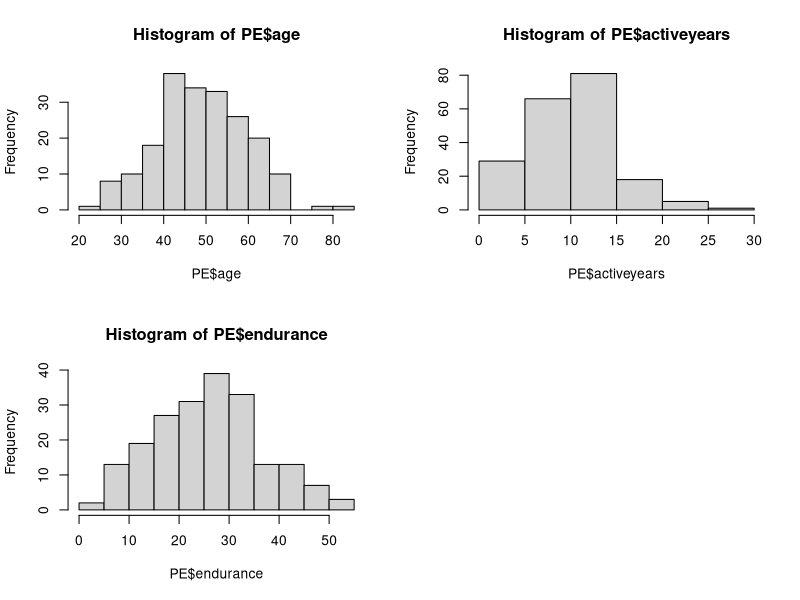
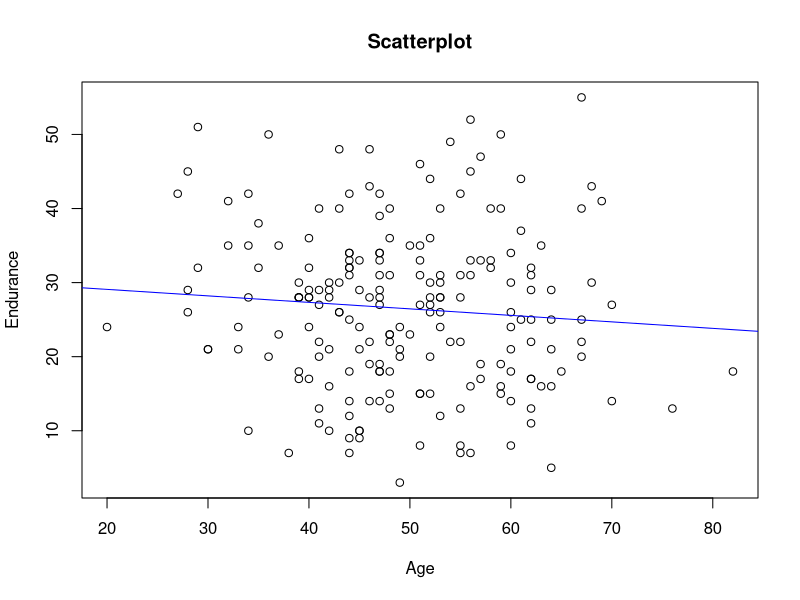
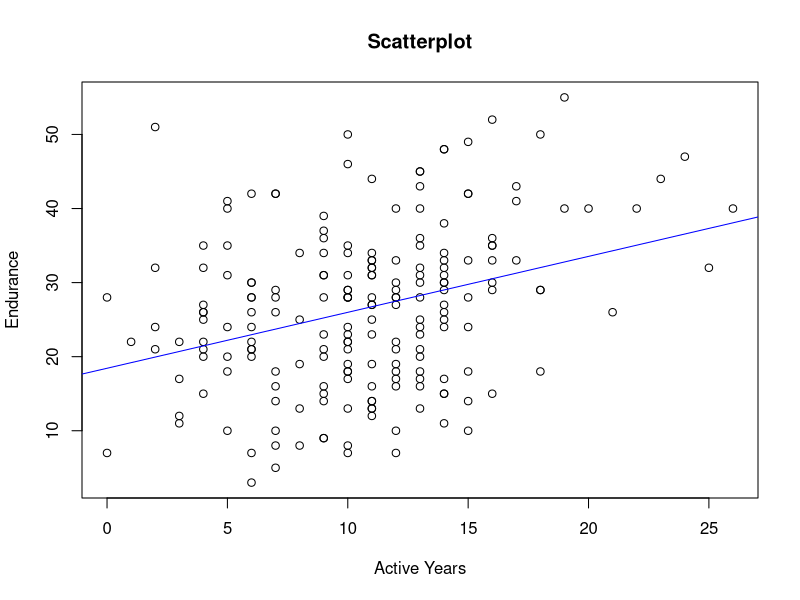
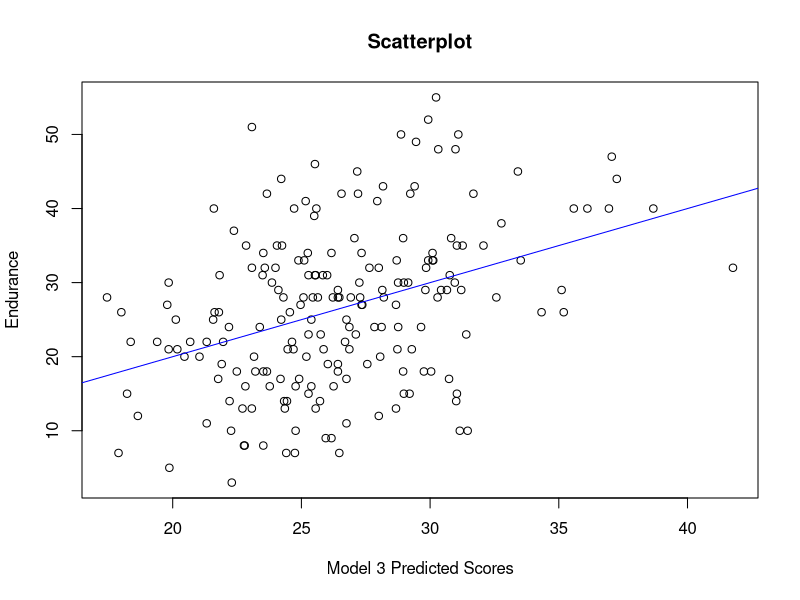
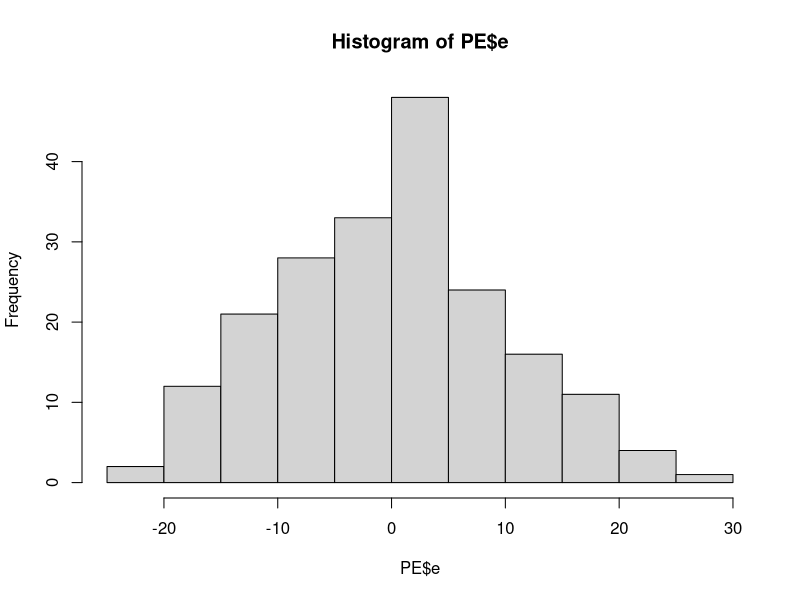
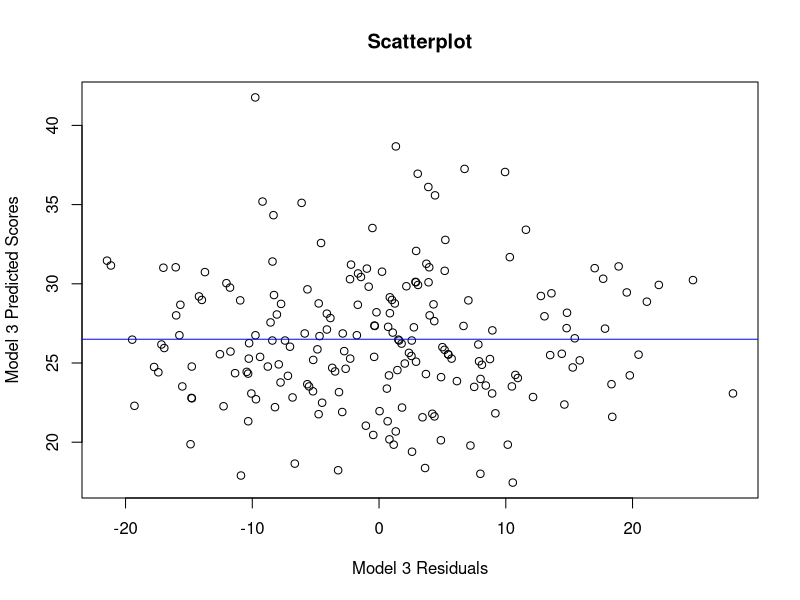

These charts were generated, in order, by the following R code:
# Statistics One, 2013, Lab 4

# Lab goals
#   Read a datafile into R
#   Print summary statistics
#   Conduct correlation analyses
#   Conduct regression analyses, unstandardized
#   Conduct regression analyses, standardized

# Example
#   A correlational study investigating predictors of physcial endurance in adults
#     Outcome variable (Y) is physical endurance
#     Predictors (X) are age and number of years actively engaged in exercise/sports
#     Sample size is N = 200

# Check your working directory
# getwd()
# If necessary, set your working directory
# setwd("/Volumes/Conway/R")

# If necessary, install packages
# install.packages("psych")
setwd("/home/joey/github/R/Coursera Statistics Princeton/")
# Load packages
library(psych)

# Read data into a dataframe called PE (physical endurance)
PE <- read.table("stats1_datafiles_Stats1.13.Lab.04.txt", header = T)

# If you want to view the data
View(PE)
#edit(PE)

# Summary statistics
describe(PE) 

# Correlation analysis 
cor(PE[2:4]) # Omit column 1 because it contains participant id numbers

round(cor(PE[2:4]), 2) # Round to 2 decimal places 

cor.test(PE$age, PE$activeyears)
cor.test(PE$endurance, PE$activeyears)
cor.test(PE$age, PE$endurance)

# Histograms
layout(matrix(c(1,2,3,4), 2, 2, byrow = TRUE))
hist(PE$age)
hist(PE$activeyears)
hist(PE$endurance)
layout(matrix(c(1,1), 1, 1, byrow = TRUE))


# Regression analyses, unstandardized
model1 <- lm(PE$endurance ~ PE$age)
summary(model1)
plot(PE$endurance ~ PE$age, main = "Scatterplot", ylab = "Endurance", xlab = "Age")
abline(lm(PE$endurance ~ PE$age), col="blue")

model2 <- lm(PE$endurance ~ PE$activeyears)
summary(model2)
plot(PE$endurance ~ PE$activeyears, main = "Scatterplot", ylab = "Endurance", xlab = "Active Years")
abline(lm(PE$endurance ~ PE$activeyears), col="blue")

model3 <- lm(PE$endurance ~ PE$age + PE$activeyears)
summary(model3)

# To visualize model3, save the predicted scores as a new variable and then plot with endurance
PE$predicted <- fitted(model3)

plot(PE$endurance ~ PE$predicted, main = "Scatterplot", ylab = "Endurance", xlab = "Model 3 Predicted Scores")
abline(lm(PE$endurance ~ PE$predicted), col="blue")

# The function fitted returns predicted scores whereas the function resid returns residuals
PE$e <- resid(model3)

hist(PE$e)
plot(PE$predicted ~ PE$e, main = "Scatterplot", ylab = "Model 3 Predicted Scores", xlab = "Model 3 Residuals")
abline(lm(PE$predicted ~ PE$e), col="blue")

# Regression analyses, standardized
# In simple regression, the standardized regression coefficient will be the same as the correlation coefficient

round(cor(PE[2:4]), 2) # Round to 2 decimal places 

model1.z <- lm(scale(PE$endurance) ~ scale(PE$age))
summary(model1.z)

model2.z <- lm(scale(PE$endurance) ~ scale(PE$activeyears))
summary(model2.z)

model3.z <- lm(scale(PE$endurance) ~ scale(PE$age) + scale(PE$activeyears))
summary(model3.z)

